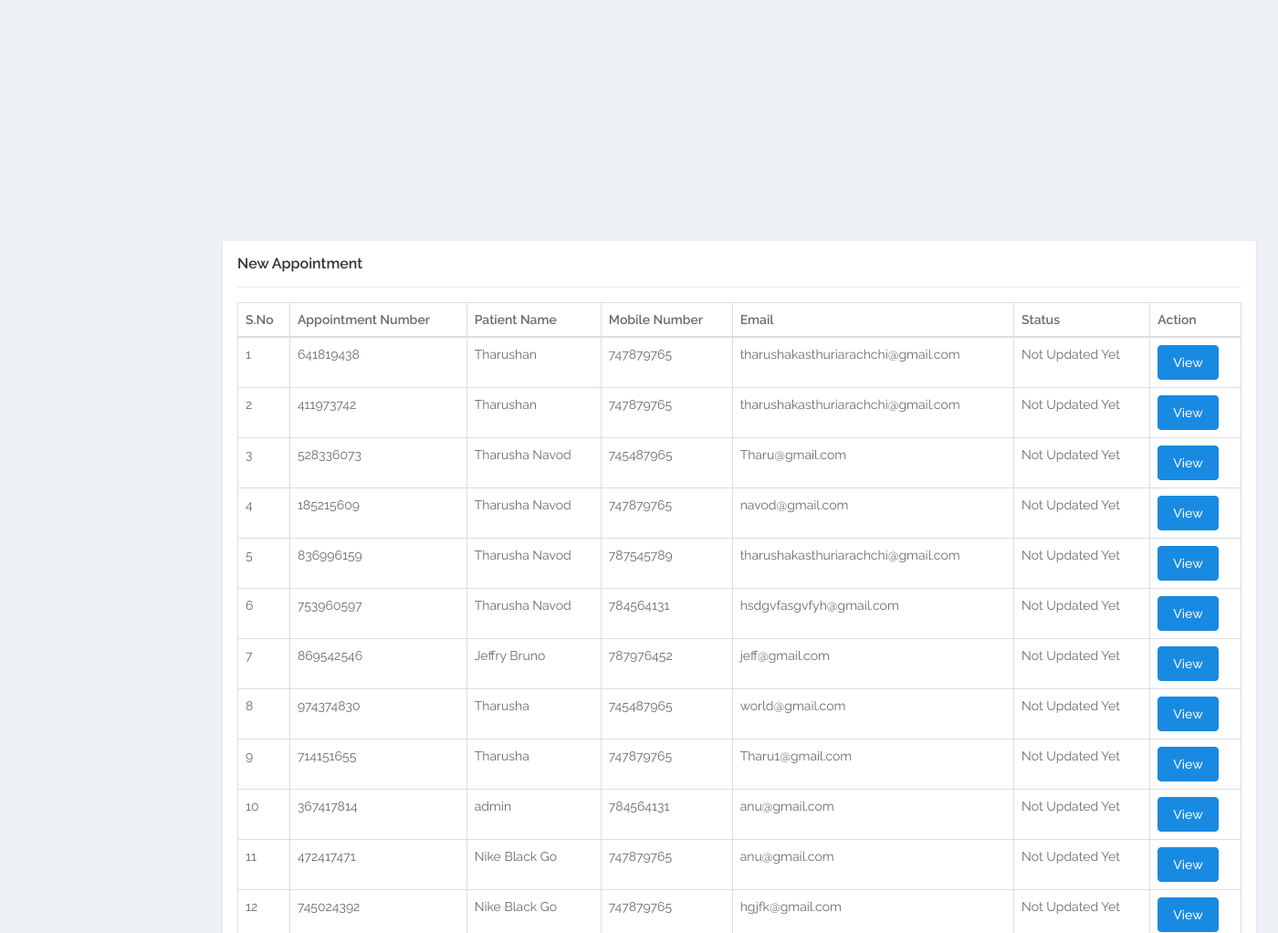
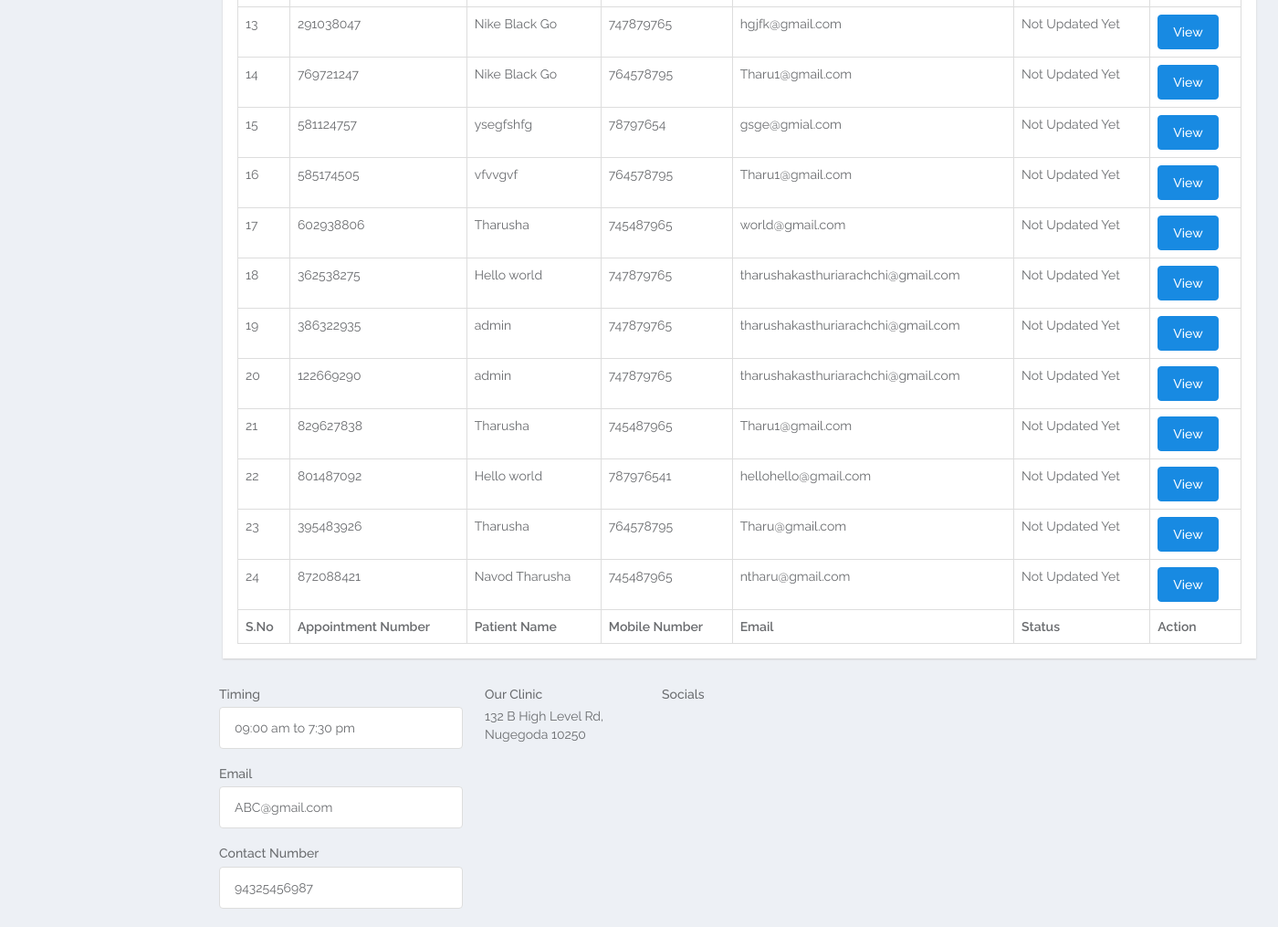
The page /admin/labtest/new-appointment.php (signed in) on the database its author committed (2 pictures, top to bottom).
### tables this page shows
CREATE TABLE `tblappointmentp` (
  `ID` int(10) NOT NULL,
  `AppointmentNumber` int(10) DEFAULT NULL,
  `Name` varchar(250) DEFAULT NULL,
  `MobileNumber` bigint(20) DEFAULT NULL,
  `Email` varchar(250) DEFAULT NULL,
  `AppointmentDate` date DEFAULT NULL,
  `AppointmentTime` time DEFAULT NULL,
  `Test` varchar(250) DEFAULT NULL,
  `Message` mediumtext DEFAULT NULL,
  `ApplyDate` timestamp NULL DEFAULT current_timestamp(),
  `Remark` varchar(250) DEFAULT NULL,
  `Status` varchar(250) DEFAULT NULL,
  `UpdationDate` timestamp NULL DEFAULT NULL ON UPDATE current_timestamp(),
  `patientID` int(10) DEFAULT NULL
);

CREATE TABLE `tblpage` (
  `ID` int(10) NOT NULL,
  `PageType` varchar(200) DEFAULT NULL,
  `PageTitle` mediumtext DEFAULT NULL,
  `PageDescription` mediumtext DEFAULT NULL,
  `Email` varchar(200) DEFAULT NULL,
  `MobileNumber` bigint(10) DEFAULT NULL,
  `UpdationDate` date DEFAULT NULL,
  `Timing` varchar(200) NOT NULL
);

### admin/labtest/new-appointment.php (the view, shortened to what this page needs)
<?php
include('includes/dbconnection.php');
class AppointmentPage {
    private $db;
    public function __construct($db) {
        $this->db = $db;
    }
    public function displayAppointments() {
        $sql = "SELECT * FROM tblappointmentp WHERE Status IS NULL";
        $query = $this->db->prepare($sql);
        $query->execute();
        $results = $query->fetchAll(PDO::FETCH_OBJ);
        $cnt = 1;
        foreach ($results as $row) {
            echo "<tr>";
            echo "<td>" . htmlentities($cnt) . "</td>";
            echo "<td>" . htmlentities($row->AppointmentNumber) . "</td>";
            echo "<td>" . htmlentities($row->Name) . "</td>";
            echo "<td>" . htmlentities($row->MobileNumber) . "</td>";
            echo "<td>" . htmlentities($row->Email) . "</td>";
            echo "<td>";
            if ($row->Status == "") {
                echo "Not Updated Yet";
            } else {
                echo htmlentities($row->Status);
            }
            echo "</td>";
            echo "<td><a href='view-appointment-detail.php?editid=" . htmlentities($row->ID) . "&aptid=" . htmlentities($row->AppointmentNumber) . "' class='btn btn-primary'>View</a></td>";
            echo "</tr>";
            $cnt++;
        }
    }
}
if (strlen($_SESSION['damsid']) == 0) {
    $appointmentPage = new AppointmentPage(null);
    $appointmentPage->redirectToLogout();
} else {
    $appointmentPage = new AppointmentPage($dbh);
?>
<!DOCTYPE html>
<html lang="en">
<head>
    <link rel="stylesheet" href="libs/bower/font-awesome/css/font-awesome.min.css">
    <link rel="stylesheet" href="libs/bower/material-design-iconic-font/dist/css/material-design-iconic-font.css">
    <link rel="stylesheet" href="libs/bower/animate.css/animate.min.css">
    <link rel="stylesheet" href="libs/bower/fullcalendar/dist/fullcalendar.min.css">
    <link rel="stylesheet" href="libs/bower/perfect-scrollbar/css/perfect-scrollbar.css">
    <link rel="stylesheet" href="assets/css/bootstrap.css">
    <link rel="stylesheet" href="assets/css/core.css">
    <link rel="stylesheet" href="assets/css/app.css">
</head>
<body class="menubar-left menubar-unfold menubar-light theme-primary">
<main id="app-main" class="app-main">
    <div class="wrap">
        <section class="app-content">
            <div class="row">
                <div class="col-md-12">
                    <div class="widget">
                        <header class="widget-header">
                            <h4 class="widget-title">New Appointment</h4>
                        </header>
                        <hr class="widget-separator">
                        <div class="widget-body">
                            <div class="table-responsive">
                                <table class="table table-bordered table-hover js-basic-example dataTable table-custom">
                                    <thead>
                                        <tr>
                                            <th>S.No</th>
                                            <th>Appointment Number</th>
                                            <th>Patient Name</th>
                                            <th>Mobile Number</th>
                                            <th>Email</th>
                                            <th>Status</th>
                                            <th>Action</th>
                                        </tr>
                                    </thead>
                                    <tbody>
                                        <?php $appointmentPage->displayAppointments(); ?>
                                    </tbody>
                                    <tfoot>
                                        <tr>
                                            <th>S.No</th>
                                            <th>Appointment Number</th>
                                            <th>Patient Name</th>
                                            <th>Mobile Number</th>
                                            <th>Email</th>
                                            <th>Status</th>
                                            <th>Action</th>
                                        </tr>
                                    </tfoot>
                                </table>
                            </div>
                        </div>
                    </div>
                </div>
            </div>
        </section>
    </div>
    <?php include_once('includes/footer.php');?>
</main>
</body>
</html>
<?php } ?>

### includes/footer.php (shortened to what this page needs)
<?php
include('dbconnection.php');
function getContactInfo($dbh) {
    $sql = "SELECT * FROM tblpage WHERE PageType = 'contactus'";
    $query = $dbh->prepare($sql);
    $query->execute();
    return $query->fetchAll(PDO::FETCH_OBJ);
}
$contactInfo = getContactInfo($dbh);
?>
<footer class="bg-light text-lg-start">
    <section class="container py-5">
        <div class="row">
            <?php foreach ($contactInfo as $row): ?>
                <div class="col-lg-3 col-md-6 mb-4 mb-md-0">
                    <h5 class="mb-lg-4 mb-3">Timing</h5>
                    <ul class="list-group list-group-flush">
                        <li class="list-group-item d-flex">
                            <?php echo $row->Timing; ?>
                        </li>
                    </ul>
                    <h5 class="mb-lg-4 mb-3">Email</h5>
                    <ul class="list-group list-group-flush">
                        <li class="list-group-item d-flex">
                            <?php echo $row->Email; ?>
                        </li>
                    </ul>
                    <h5 class="mb-lg-4 mb-3">Contact Number</h5>
                    <ul class="list-group list-group-flush">
                        <li class="list-group-item d-flex">
                            <?php echo $row->MobileNumber; ?>
                        </li>
                    </ul>
                </div>
                <div class="col-lg-2 col-md-6 col-12 my-4 my-lg-0">
                    <h5 class="mb-lg-4 mb-3">Our Clinic</h5>
                    <p><?php echo $row->PageDescription; ?></p>
                </div>
            <?php endforeach; ?>
            <div class="col-lg-3 col-md-6 col-12 ms-auto">
                <h5 class="mb-lg-4 mb-2">Socials</h5>
            </div>
        </div>
    </section>
</footer>

### rows shown on the page
tblappointmentp: AppointmentNumber "641819438", Name "Tharushan", MobileNumber "747879765", Email "tharushakasthuriarachchi@gmail.com", shows "Not Updated Yet"
tblappointmentp: AppointmentNumber "411973742", Name "Tharushan", MobileNumber "747879765", Email "tharushakasthuriarachchi@gmail.com", shows "Not Updated Yet"
tblappointmentp: AppointmentNumber "528336073", Name "Tharusha Navod", MobileNumber "745487965", Email "Tharu@gmail.com", shows "Not Updated Yet"
tblappointmentp: AppointmentNumber "185215609", Name "Tharusha Navod", MobileNumber "747879765", Email "navod@gmail.com", shows "Not Updated Yet"
tblappointmentp: AppointmentNumber "836996159", Name "Tharusha Navod", MobileNumber "787545789", Email "tharushakasthuriarachchi@gmail.com", shows "Not Updated Yet"
tblappointmentp: AppointmentNumber "753960597", Name "Tharusha Navod", MobileNumber "784564131", Email "hsdgvfasgvfyh@gmail.com", shows "Not Updated Yet"
tblappointmentp: AppointmentNumber "869542546", Name "Jeffry Bruno", MobileNumber "787976452", Email "jeff@gmail.com", shows "Not Updated Yet"
tblappointmentp: AppointmentNumber "974374830", Name "Tharusha", MobileNumber "745487965", Email "world@gmail.com", shows "Not Updated Yet"
tblappointmentp: AppointmentNumber "714151655", Name "Tharusha", MobileNumber "747879765", Email "Tharu1@gmail.com", shows "Not Updated Yet"
tblappointmentp: AppointmentNumber "367417814", Name "admin", MobileNumber "784564131", Email "anu@gmail.com", shows "Not Updated Yet"
tblappointmentp: AppointmentNumber "472417471", Name "Nike Black Go", MobileNumber "747879765", Email "anu@gmail.com", shows "Not Updated Yet"
tblappointmentp: AppointmentNumber "745024392", Name "Nike Black Go", MobileNumber "747879765", Email "hgjfk@gmail.com", shows "Not Updated Yet"
tblappointmentp: AppointmentNumber "291038047", Name "Nike Black Go", MobileNumber "747879765", Email "hgjfk@gmail.com", shows "Not Updated Yet"
tblappointmentp: AppointmentNumber "769721247", Name "Nike Black Go", MobileNumber "764578795", Email "Tharu1@gmail.com", shows "Not Updated Yet"
tblappointmentp: AppointmentNumber "581124757", Name "ysegfshfg", MobileNumber "78797654", Email "gsge@gmial.com", shows "Not Updated Yet"
tblappointmentp: AppointmentNumber "585174505", Name "vfvvgvf", MobileNumber "764578795", Email "Tharu1@gmail.com", shows "Not Updated Yet"
tblappointmentp: AppointmentNumber "602938806", Name "Tharusha", MobileNumber "745487965", Email "world@gmail.com", shows "Not Updated Yet"
tblappointmentp: AppointmentNumber "362538275", Name "Hello world", MobileNumber "747879765", Email "tharushakasthuriarachchi@gmail.com", shows "Not Updated Yet"
tblappointmentp: AppointmentNumber "386322935", Name "admin", MobileNumber "747879765", Email "tharushakasthuriarachchi@gmail.com", shows "Not Updated Yet"
tblappointmentp: AppointmentNumber "122669290", Name "admin", MobileNumber "747879765", Email "tharushakasthuriarachchi@gmail.com", shows "Not Updated Yet"
tblappointmentp: AppointmentNumber "829627838", Name "Tharusha", MobileNumber "745487965", Email "Tharu1@gmail.com", shows "Not Updated Yet"
tblappointmentp: AppointmentNumber "801487092", Name "Hello world", MobileNumber "787976541", Email "hellohello@gmail.com", shows "Not Updated Yet"
tblappointmentp: AppointmentNumber "395483926", Name "Tharusha", MobileNumber "764578795", Email "Tharu@gmail.com", shows "Not Updated Yet"
tblappointmentp: AppointmentNumber "872088421", Name "Navod Tharusha", MobileNumber "745487965", Email "ntharu@gmail.com", shows "Not Updated Yet"
tblpage: Timing "09:00 am to 7:30 pm", Email "ABC@gmail.com", MobileNumber "94325456987", PageDescription "132 B High Level Rd, Nugegoda 10250"
